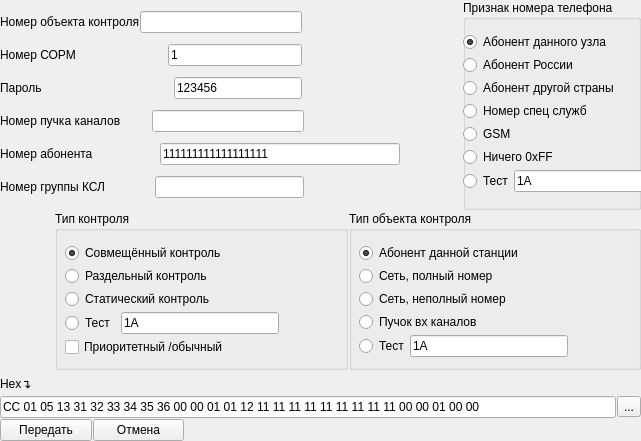
<?xml version="1.0" encoding="UTF-8"?>
<ui version="4.0">
 <class>form_command_5</class>
 <widget class="QWidget" name="form_command_5">
  <property name="geometry">
   <rect>
    <x>0</x>
    <y>0</y>
    <width>641</width>
    <height>441</height>
   </rect>
  </property>
  <property name="windowTitle">
   <string>Команда № 5 «Постановка объекта на контроль»</string>
  </property>
  <widget class="QWidget" name="layoutWidget">
   <property name="geometry">
    <rect>
     <x>0</x>
     <y>0</y>
     <width>641</width>
     <height>441</height>
    </rect>
   </property>
   <layout class="QVBoxLayout" name="verticalLayout_7">
    <property name="spacing">
     <number>1</number>
    </property>
    <item>
     <layout class="QHBoxLayout" name="horizontalLayout_13">
      <item>
       <layout class="QVBoxLayout" name="verticalLayout_6">
        <property name="spacing">
         <number>0</number>
        </property>
        <property name="topMargin">
         <number>0</number>
        </property>
        <item>
         <layout class="QHBoxLayout" name="horizontalLayout_3">
          <property name="rightMargin">
           <number>160</number>
          </property>
          <item>
           <widget class="QLabel" name="label_3">
            <property name="text">
             <string>Номер объекта контроля</string>
            </property>
           </widget>
          </item>
          <item>
           <widget class="QLineEdit" name="lineEdit_3">
            <property name="text">
             <string/>
            </property>
           </widget>
          </item>
         </layout>
        </item>
        <item>
         <layout class="QHBoxLayout" name="horizontalLayout_2">
          <property name="spacing">
           <number>92</number>
          </property>
          <property name="rightMargin">
           <number>160</number>
          </property>
          <item>
           <widget class="QLabel" name="label_2">
            <property name="text">
             <string>Номер СОРМ</string>
            </property>
           </widget>
          </item>
          <item>
           <widget class="QLineEdit" name="lineEdit_2">
            <property name="text">
             <string>1</string>
            </property>
           </widget>
          </item>
         </layout>
        </item>
        <item>
         <layout class="QHBoxLayout" name="horizontalLayout">
          <property name="spacing">
           <number>132</number>
          </property>
          <property name="rightMargin">
           <number>160</number>
          </property>
          <item>
           <widget class="QLabel" name="label">
            <property name="text">
             <string>Пароль</string>
            </property>
           </widget>
          </item>
          <item>
           <widget class="QLineEdit" name="lineEdit">
            <property name="text">
             <string>123456</string>
            </property>
           </widget>
          </item>
         </layout>
        </item>
        <item>
         <layout class="QHBoxLayout" name="horizontalLayout_5">
          <property name="spacing">
           <number>31</number>
          </property>
          <property name="rightMargin">
           <number>158</number>
          </property>
          <item>
           <widget class="QLabel" name="label_5">
            <property name="text">
             <string>Номер пучка каналов</string>
            </property>
           </widget>
          </item>
          <item>
           <widget class="QLineEdit" name="lineEdit_5"/>
          </item>
         </layout>
        </item>
        <item>
         <layout class="QHBoxLayout" name="horizontalLayout_4">
          <property name="spacing">
           <number>67</number>
          </property>
          <property name="rightMargin">
           <number>62</number>
          </property>
          <item>
           <widget class="QLabel" name="label_4">
            <property name="text">
             <string>Номер абонента</string>
            </property>
           </widget>
          </item>
          <item>
           <widget class="QLineEdit" name="lineEdit_4">
            <property name="text">
             <string>111111111111111111</string>
            </property>
           </widget>
          </item>
         </layout>
        </item>
        <item>
         <layout class="QHBoxLayout" name="horizontalLayout_6">
          <property name="spacing">
           <number>49</number>
          </property>
          <property name="rightMargin">
           <number>158</number>
          </property>
          <item>
           <widget class="QLabel" name="label_6">
            <property name="text">
             <string>Номер группы КСЛ</string>
            </property>
           </widget>
          </item>
          <item>
           <widget class="QLineEdit" name="lineEdit_6"/>
          </item>
         </layout>
        </item>
       </layout>
      </item>
      <item>
       <widget class="QGroupBox" name="groupBox_2">
        <property name="minimumSize">
         <size>
          <width>0</width>
          <height>210</height>
         </size>
        </property>
        <property name="title">
         <string>Признак номера телефона</string>
        </property>
        <widget class="QWidget" name="layoutWidget">
         <property name="geometry">
          <rect>
           <x>0</x>
           <y>30</y>
           <width>201</width>
           <height>169</height>
          </rect>
         </property>
         <layout class="QVBoxLayout" name="verticalLayout_2">
          <property name="spacing">
           <number>1</number>
          </property>
          <item>
           <widget class="QRadioButton" name="radioButton_5">
            <property name="text">
             <string>Абонент данного узла</string>
            </property>
            <property name="checked">
             <bool>true</bool>
            </property>
           </widget>
          </item>
          <item>
           <widget class="QRadioButton" name="radioButton_6">
            <property name="text">
             <string>Абонент России</string>
            </property>
           </widget>
          </item>
          <item>
           <widget class="QRadioButton" name="radioButton_7">
            <property name="text">
             <string>Абонент другой страны</string>
            </property>
           </widget>
          </item>
          <item>
           <widget class="QRadioButton" name="radioButton_8">
            <property name="text">
             <string>Номер спец служб</string>
            </property>
           </widget>
          </item>
          <item>
           <widget class="QRadioButton" name="radioButton_9">
            <property name="text">
             <string>GSM</string>
            </property>
           </widget>
          </item>
          <item>
           <widget class="QRadioButton" name="radioButton_10">
            <property name="text">
             <string>Ничего 0xFF</string>
            </property>
           </widget>
          </item>
          <item>
           <layout class="QHBoxLayout" name="horizontalLayout_11">
            <item>
             <widget class="QRadioButton" name="radioButton_16">
              <property name="text">
               <string>Тест</string>
              </property>
             </widget>
            </item>
            <item>
             <widget class="QLineEdit" name="lineEdit_10">
              <property name="text">
               <string>1A</string>
              </property>
             </widget>
            </item>
           </layout>
          </item>
         </layout>
        </widget>
       </widget>
      </item>
     </layout>
    </item>
    <item>
     <layout class="QHBoxLayout" name="horizontalLayout_12">
      <property name="leftMargin">
       <number>55</number>
      </property>
      <item>
       <widget class="QGroupBox" name="groupBox_3">
        <property name="minimumSize">
         <size>
          <width>0</width>
          <height>159</height>
         </size>
        </property>
        <property name="title">
         <string>Тип контроля</string>
        </property>
        <widget class="QWidget" name="layoutWidget">
         <property name="geometry">
          <rect>
           <x>10</x>
           <y>30</y>
           <width>214</width>
           <height>123</height>
          </rect>
         </property>
         <layout class="QVBoxLayout" name="verticalLayout_3">
          <property name="spacing">
           <number>1</number>
          </property>
          <item>
           <widget class="QRadioButton" name="radioButton_11">
            <property name="text">
             <string>Совмещённый контроль</string>
            </property>
            <property name="checked">
             <bool>true</bool>
            </property>
           </widget>
          </item>
          <item>
           <widget class="QRadioButton" name="radioButton_12">
            <property name="text">
             <string>Раздельный контроль</string>
            </property>
           </widget>
          </item>
          <item>
           <widget class="QRadioButton" name="radioButton_13">
            <property name="text">
             <string>Статический контроль </string>
            </property>
           </widget>
          </item>
          <item>
           <layout class="QHBoxLayout" name="horizontalLayout_8">
            <property name="spacing">
             <number>6</number>
            </property>
            <property name="leftMargin">
             <number>0</number>
            </property>
            <item>
             <widget class="QRadioButton" name="radioButton_14">
              <property name="text">
               <string>Тест</string>
              </property>
             </widget>
            </item>
            <item>
             <widget class="QLineEdit" name="lineEdit_8">
              <property name="text">
               <string>1A</string>
              </property>
             </widget>
            </item>
           </layout>
          </item>
          <item>
           <widget class="QCheckBox" name="checkBox">
            <property name="text">
             <string>Приоритетный /обычный</string>
            </property>
           </widget>
          </item>
         </layout>
        </widget>
       </widget>
      </item>
      <item>
       <widget class="QGroupBox" name="groupBox">
        <property name="minimumSize">
         <size>
          <width>0</width>
          <height>159</height>
         </size>
        </property>
        <property name="title">
         <string>Тип объекта контроля</string>
        </property>
        <widget class="QWidget" name="layoutWidget">
         <property name="geometry">
          <rect>
           <x>10</x>
           <y>30</y>
           <width>209</width>
           <height>123</height>
          </rect>
         </property>
         <layout class="QVBoxLayout" name="verticalLayout">
          <property name="spacing">
           <number>1</number>
          </property>
          <item>
           <widget class="QRadioButton" name="radioButton">
            <property name="text">
             <string>Абонент данной станции</string>
            </property>
            <property name="checked">
             <bool>true</bool>
            </property>
           </widget>
          </item>
          <item>
           <widget class="QRadioButton" name="radioButton_2">
            <property name="text">
             <string>Сеть, полный номер</string>
            </property>
           </widget>
          </item>
          <item>
           <widget class="QRadioButton" name="radioButton_3">
            <property name="text">
             <string>Сеть, неполный номер</string>
            </property>
           </widget>
          </item>
          <item>
           <widget class="QRadioButton" name="radioButton_4">
            <property name="text">
             <string>Пучок вх каналов</string>
            </property>
           </widget>
          </item>
          <item>
           <layout class="QHBoxLayout" name="horizontalLayout_9">
            <item>
             <widget class="QRadioButton" name="radioButton_15">
              <property name="text">
               <string>Тест</string>
              </property>
             </widget>
            </item>
            <item>
             <widget class="QLineEdit" name="lineEdit_9">
              <property name="text">
               <string>1A</string>
              </property>
             </widget>
            </item>
           </layout>
          </item>
         </layout>
        </widget>
       </widget>
      </item>
     </layout>
    </item>
    <item>
     <widget class="QLabel" name="label_7">
      <property name="text">
       <string>Hex↴</string>
      </property>
     </widget>
    </item>
    <item>
     <layout class="QHBoxLayout" name="horizontalLayout_7">
      <item>
       <widget class="QLineEdit" name="lineEdit_7">
        <property name="text">
         <string>CC 01 05 13 31 32 33 34 35 36 00 00 01 01 12 11 11 11 11 11 11 11 11 11 00 00 01 00 00 </string>
        </property>
       </widget>
      </item>
      <item>
       <widget class="QToolButton" name="toolButton">
        <property name="text">
         <string>...</string>
        </property>
       </widget>
      </item>
     </layout>
    </item>
    <item>
     <layout class="QHBoxLayout" name="horizontalLayout_10">
      <property name="rightMargin">
       <number>457</number>
      </property>
      <item>
       <widget class="QPushButton" name="pushButton">
        <property name="text">
         <string>Передать</string>
        </property>
       </widget>
      </item>
      <item>
       <widget class="QPushButton" name="pushButton_2">
        <property name="text">
         <string>Отмена</string>
        </property>
       </widget>
      </item>
     </layout>
    </item>
   </layout>
  </widget>
 </widget>
 <resources/>
 <connections/>
</ui>
